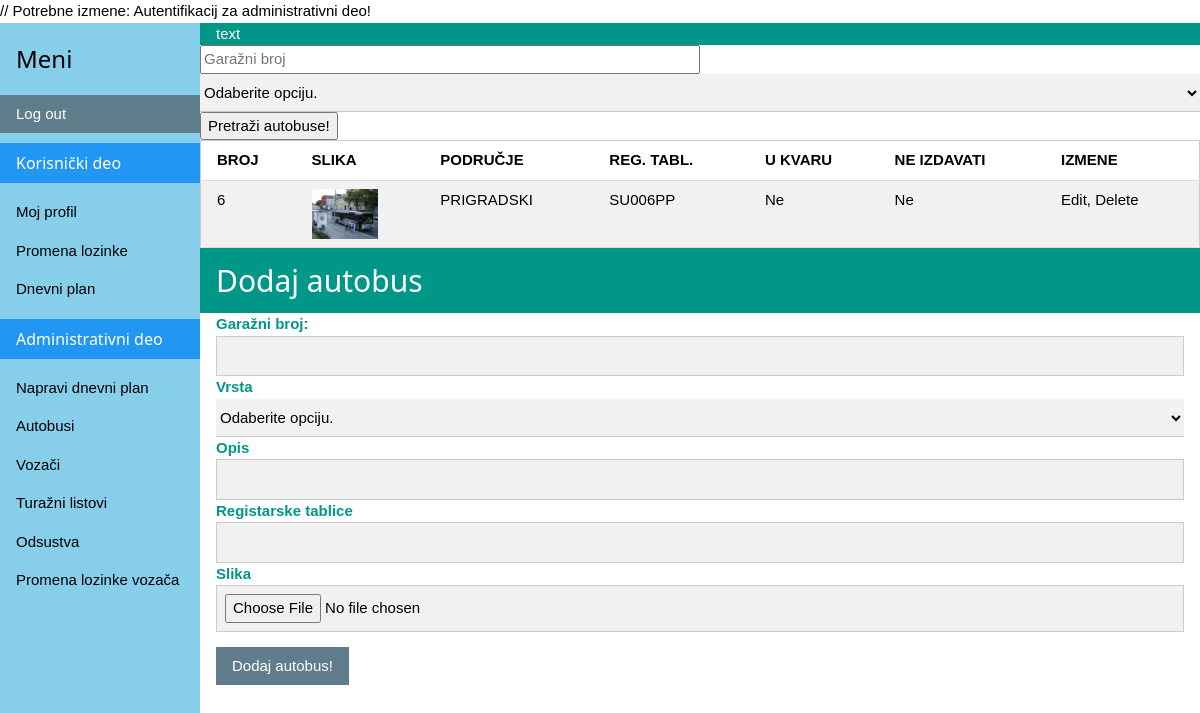
Page /listbuses.php?SRNUM=6 on the committed database.
### tables this page shows
CREATE TABLE IF NOT EXISTS `buses` (
  `ID_Bus` int(11) NOT NULL,
  `TypeBus` varchar(25) NOT NULL,
  `Description` varchar(200) DEFAULT NULL,
  `Plates` varchar(10) NOT NULL,
  `Broken` tinyint(1) NOT NULL,
  `Reserved` tinyint(1) NOT NULL,
  `Photo_Link_Bus` varchar(100) DEFAULT NULL,
  UNIQUE KEY `ID_Bus` (`ID_Bus`)
);

### listbuses.php (the view, shortened to what this page needs)
<?php
include_once ('db_config.php'); ?>
<html>
<head>
    <link rel="stylesheet" href="w3css.css">
</head>
<body>
<?php include 'sidebar.php';?>
<div style="margin-left:200px">
    <div class="w3-container w3-teal">text</div>
    <form name="registration" action="" method="post">
        <input type="text" name="SRNUM" placeholder="Garažni broj" style="width:500px;" />
        <select class="w3-select w3-light-gray" name="optiona">
            <option value="" disabled selected>Odaberite opciju.</option>
        </select>
        <input type="submit" name="submit" value="Pretraži autobuse!" />
    </form>
    <table class="w3-table-all">
        <tr>
            <th>BROJ</th>
            <th>SLIKA</th>
            <th>PODRUČJE</th>
            <th>REG. TABL.</th>
            <th>U KVARU</th>
            <th>NE IZDAVATI</th>
            <th>IZMENE</th>
        </tr>
        <?php
        if (isset($_REQUEST['SRNUM'])) {
            $gbrsearch=@$_REQUEST['SRNUM'];
            $sql = "SELECT * FROM buses WHERE ID_Bus=$gbrsearch";
            $result = mysqli_query($connection, $sql) or die(mysqli_error($connection));
            if (mysqli_num_rows($result) > 0) {
                while ($record = mysqli_fetch_array($result, MYSQLI_ASSOC)) {
                    if ($record['Broken'] == 1) $broken = 'Da'; else $broken = 'Ne';
                    if ($record['Reserved'] == 1) $res = 'Da'; else $res = 'Ne';
                    echo '<tr><td>' . $record['ID_Bus'] . '</td><td><img src="' . $record['Photo_Link_Bus'] . '" style="height:50px"></td>
            <td>' . $record['TypeBus'] . '</td><td>' . $record['Plates'] . '</td><td>' . $broken . '</td><td>' . $res . '</td>
            <td>Edit, Delete</td></tr>';
                }
            }
            } else if(isset($_REQUEST['optiona'])){
            $gtypesearch=@$_REQUEST['optiona'];
            $sql = "SELECT * FROM buses WHERE (`TypeBus` LIKE '$gtypesearch')";
            $result = mysqli_query($connection, $sql) or die(mysqli_error($connection));
            if (mysqli_num_rows($result) > 0) {
                while ($record = mysqli_fetch_array($result, MYSQLI_ASSOC)) {
                    if ($record['Broken'] == 1) $broken = 'Da'; else $broken = 'Ne';
                    if ($record['Reserved'] == 1) $res = 'Da'; else $res = 'Ne';
                    echo '<tr><td>' . $record['ID_Bus'] . '</td><td><img src="' . $record['Photo_Link_Bus'] . '" style="height:50px"></td>
            <td>' . $record['TypeBus'] . '</td><td>' . $record['Plates'] . '</td><td>' . $broken . '</td><td>' . $res . '</td>
            <td>Edit, Delete</td></tr>';
                }
            }
        }?>
    </table>
    <div class="w3-container w3-teal">
        <h2>Dodaj autobus</h2>
    </div>
    <form class="w3-container">
        <label class="w3-text-teal"><b>Garažni broj:</b></label>
        <input class="w3-input w3-border w3-light-grey" type="text">
        <label class="w3-text-teal"><b>Vrsta</b></label>
        <select class="w3-select w3-light-gray" name="option">
            <option value="" disabled selected>Odaberite opciju.</option>
        </select>
        <label class="w3-text-teal"><b>Opis</b></label>
        <input class="w3-input w3-border w3-light-grey" type="text">
        <label class="w3-text-teal"><b>Registarske tablice</b></label>
        <input class="w3-input w3-border w3-light-grey" type="text">
        <label class="w3-text-teal"><b>Slika</b></label>
        <input class="w3-input w3-border w3-light-grey" type="file">
        <button class="w3-btn w3-blue-grey">Dodaj autobus!</button>
    </form>
</div>
</body>
</html>

### w3css.css (style rules this page uses)
html { box-sizing:border-box }
*,*:before,*:after { box-sizing:inherit }
html { -ms-text-size-adjust:100%;-webkit-text-size-adjust:100% }
body { margin:0 }
img { border-style:none }
button,input,select,textarea { font:inherit;margin:0 }
button,input { overflow:visible }
button,select { text-transform:none }
button,html [type=button],[type=reset],[type=submit] { -webkit-appearance:button }
html,body { font-family:Verdana,sans-serif;font-size:15px;line-height:1.5 }
html { overflow-x:hidden }
h2 { font-size:30px }
h1,h2,h3,h4,h5,h6 { font-family:"Segoe UI",Arial,sans-serif;font-weight:400;margin:10px 0 }
img { vertical-align:middle }
.w3-table,.w3-table-all { border-collapse:collapse;border-spacing:0;width:100%;display:table }
.w3-table-all { border:1px solid #ccc }
.w3-bordered tr,.w3-table-all tr { border-bottom:1px solid #ddd }
.w3-table-all tr:nth-child(odd) { background-color:#fff }
.w3-table-all tr:nth-child(even) { background-color:#f1f1f1 }
.w3-table td,.w3-table th,.w3-table-all td,.w3-table-all th { padding:8px 8px;display:table-cell;text-align:left;vertical-align:top }
.w3-table th:first-child,.w3-table td:first-child,.w3-table-all th:first-child,.w3-table-all td:first-child { padding-left:16px }
.w3-btn,.w3-button { border:none;display:inline-block;padding:8px 16px;vertical-align:middle;overflow:hidden;text-decoration:none;color:inherit;background-color:inherit;text-align:center;cursor:pointer;white-space:nowrap }
.w3-btn,.w3-button { -webkit-touch-callout:none;-webkit-user-select:none;-khtml-user-select:none;-moz-user-select:none;-ms-user-select:none;user-select:none }
.w3-input { padding:8px;display:block;border:none;border-bottom:1px solid #ccc;width:100% }
.w3-select { padding:9px 0;width:100%;border:none;border-bottom:1px solid #ccc }
.w3-container:after,.w3-container:before,.w3-panel:after,.w3-panel:before,.w3-row:after,.w3-row:before,.w3-row-padding:after,.w3-row-padding:before, .w3-cell-row:before,.w3-cell-row:after,.w3-clear:after,.w3-clear:before,.w3-bar:before,.w3-bar:after { content:"";display:table;clear:both }
.w3-container,.w3-panel { padding:0.01em 16px }
.w3-border { border:1px solid #ccc!important }
.w3-blue-grey,.w3-hover-blue-grey:hover,.w3-blue-gray,.w3-hover-blue-gray:hover { color:#fff!important;background-color:#607d8b!important }
.w3-teal,.w3-hover-teal:hover { color:#fff!important;background-color:#009688!important }
.w3-light-grey,.w3-hover-light-grey:hover,.w3-light-gray,.w3-hover-light-gray:hover { color:#000!important;background-color:#f1f1f1!important }
.w3-text-teal,.w3-hover-text-teal:hover { color:#009688!important }

### rows in the picture
buses: ID_Bus "6", Photo_Link_Bus (picture), TypeBus "PRIGRADSKI", Plates "SU006PP", Broken "Ne", Reserved "Ne"
